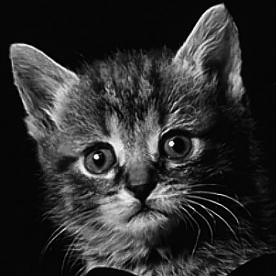
%> input picture BIP_assgn1_dek8v5/cat.bmp, 276 x 276 px
$ octave main.m   (GNU Octave 9; MATLAB toolbox functions it lacks are replaced by stand-ins)
%> lines starting %> are read from the running program, lines starting %| are printed output that depends on the picture; in (x1, y1, x2, y2) boxes, pixels count from 0 and x2, y2 are one past the last pixel; in counts of white or black regions, pixels touching at a corner belong together; the program's own positions count from 1
### BIP_assgn1_dek8v5/myimhist.m
%%%%%%%%%%%%%%%%%%%%%%%%%%%%%%%%%%%%%%%%%%%%%%%
%   Dewi Endah Kharismawati                   %
%   14231619 / dek8v5                         %
%   Biomedical Image Processing Assignment 1  %
%   Part I                                    %
%%%%%%%%%%%%%%%%%%%%%%%%%%%%%%%%%%%%%%%%%%%%%%%


function H = myimhist(I, nbins)
%I = input image
%nbins = number of bins

%define the number of element on each bin
group = ceil(256/nbins);

%initialize histo
histo = zeros(1,group*nbins);

Ivector = I(:);

for i = 1:numel(Ivector)
        histo(Ivector(i)+1) = histo(Ivector(i)+1)+1;
end

%grouping the data based on number of bins
res = sum(reshape(histo,group,nbins));

%plotting the data into bar
x_axis = ceil(group/2):group:group*nbins;
bar(x_axis, res, 'BarWidth', 1.0);
set(gca,'XLim',[0 300])
set(gca,'XTick',(0:50:300))
title('My Histogram');

%return
H = histo(:, 1:256);

end

### BIP_assgn1_dek8v5/myimhistmask.m
%%%%%%%%%%%%%%%%%%%%%%%%%%%%%%%%%%%%%%%%%%%%%%%
%   Dewi Endah Kharismawati                   %
%   14231619 / dek8v5                         %
%   Biomedical Image Processing Assignment 1  %
%   Part I                                    %
%%%%%%%%%%%%%%%%%%%%%%%%%%%%%%%%%%%%%%%%%%%%%%%


function H = myimhistmask(I, nbins, mask)
%I = input image
%nbins = number of bins

%define the number of element on each bin
group = ceil(256/nbins);

%initialize histo
histo = zeros(1,group*nbins);

%plot original image
subplot(3,2,1);
imshow(uint8(I));
title('original image');

%Img masking
Iresult = I.*mask;

subplot(3,2,5);
imshow(uint8(Iresult));
title('after masking');


Ivector = Iresult(:);

for i = 1:numel(Ivector)
        histo(Ivector(i)+1) = histo(Ivector(i)+1)+1;
end


%grouping the data based on number of bins
res = sum(reshape(histo,group,nbins));

%plotting the data into bar
x_axis = ceil(group/2):group:group*nbins;
subplot(3,2,6);
bar(x_axis, res, 'BarWidth', 1.0);
set(gca,'XLim',[0 300])
set(gca,'XTick',(0:50:300))
title('Masked Histogram');

%return
H = histo(:, 1:256);

end

### BIP_assgn1_dek8v5/LCS.m
function [ c ] = LCS( Img )
%LCS Summary of this function goes here
% Img = image imported from main

%convert the image into double
Img = double(Img);

%to get the min limit and max limit of the image
minLimit = min(Img(:));
maxLimit = max(Img(:));

a=256/(maxLimit-minLimit);
b= minLimit*a;
b = -b;

Iresult = a*Img+b;

c = uint8(Iresult);

end

### BIP_assgn1_dek8v5/AdvanceLCS.m
function [ advancelcs ] = AdvanceLCS( Img, percentage )
%AdvanceLCS Summary of this function goes here
% Img = image imported from main
% percentage = desired percentage to be discarded

%calculated the high percentage
highPercentage= 1-percentage;

%the reduction
[pixelCount, grayLevels] = imhist(Img);
%cummulative histogram distribution, to get the 1st and end percentage to
%be discarded
cumulativePC=cumsum(pixelCount);
cumDist = cumulativePC/numel(Img);

%new min limit
%find the 1st cdf which has more than percentage, and give me the first
%value
newMinIndex = find(cumDist>percentage, 1, 'first');
newMinLimit = grayLevels(newMinIndex);

%new Max Limit
newMaxIndex = find(cumDist>highPercentage, 1, 'first');
newMaxLimit = grayLevels(newMaxIndex);

%finding the gain
a=256/(newMaxLimit-newMinLimit);

%calculated the bias
b= newMinLimit*a;
b = -b;

%implement gain and bias we calculated previously on the image
Iresult = a*Img+b;

%return
advancelcs = uint8(Iresult);

end

### BIP_assgn1_dek8v5/main.m
%%%%%%%%%%%%%%%%%%%%%%%%%%%%%%%%%%%%%%%%%%%%%%%
%   Dewi Endah Kharismawati                   %
%   14231619 / dek8v5                         %
%   Biomedical Image Processing Assignment 1  %
%   Part I                                    %
%%%%%%%%%%%%%%%%%%%%%%%%%%%%%%%%%%%%%%%%%%%%%%%
close all;
clear all;
clc;

%%%%%%%%%%%%%% Part No 1A %%%%%%%%%%%%%%%%%%%%%%%%%%%%%%%%%%%%%%%%%%%%%%%%%
nbins = 10;

Img = imread('cat.bmp');
%> Img is the input picture: size 276x276 uint8; min 0, max 255, mean 46.9

subplot(2,1,1)
imshow(Img);
title('Source Image');

Img = double(Img);
%> Img: size 276x276 double

subplot(2,1,2)

disp('time for my own histogram function');
tic
myimhist(Img, nbins);
%> after the loop in myimhist, `for i = 1:numel(Ivector)`: histo = 260 values, max 15417 at index 7, min 0 at index 257, mean 293
%> in myimhist, `res = sum(reshape(histo,group,nbins));`: res = [40708 8765 7352 6713 5234 3442 2123 1179 472 188]
%> in myimhist, `H = histo(:, 1:256);`: H = 256 values, max 15417 at index 7, min 1 at index 256, mean 297.6
toc

figure,
disp('time for build in imhist');
tic
imhist(uint8(Img), nbins);
%> figure, not shown here; highest point at x = 0, y = 35357
toc
%%%%%%%%%%%%%%%% Part No 1B %%%%%%%%%%%%%%%%%%%%%%%%%%%%%%%%%%%%%%%%%%%%%%%%%

nbins = 8;

mask = imread('mask_mrc5large2.tif');
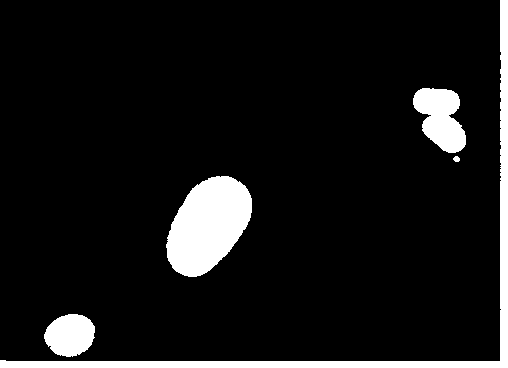
%> input picture BIP_assgn1_dek8v5/mask_mrc5large2.tif, 508 x 368 px
%> mask: size 368x508 logical; 8.8% white; 5 white regions, box (x1, y1, x2, y2) and area: (0, 0, 508, 368) 6406, (166, 176, 252, 277) 5980, (413, 88, 466, 153) 2291, (44, 314, 95, 357) 1672, (453, 156, 460, 162) 32
Img = imread('mrc5large2.jpg');
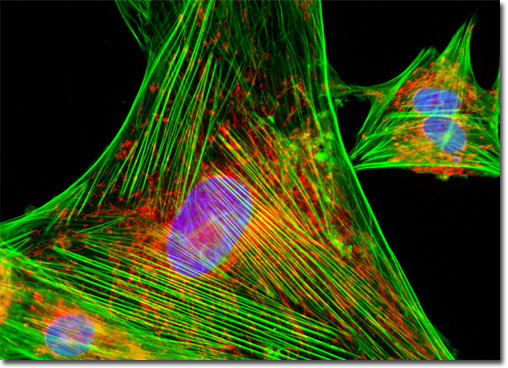
%> input picture BIP_assgn1_dek8v5/mrc5large2.jpg, 508 x 368 px
%> Img is the input picture: size 368x508x3 uint8; mean R, G, B 53, 71.7, 17.2

%get the red layer of the image
Img = double(Img(:,:,1));
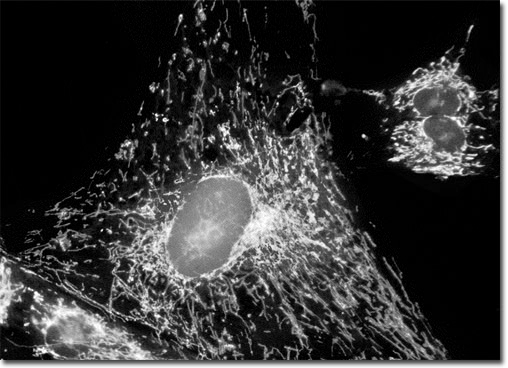
%> Img: size 368x508 double; min 0, max 255, mean 53
mask = double(mask);

figure,
subplot(3,2,2)
tic
myimhist(Img, nbins);
toc
title('Original Histogram');

subplot(3,2,3)
imshow(mask);
title('Mask Image');

subplot(3,2,4)
tic
myimhist(mask, nbins);
toc
title('Mask Histogram');

%call histogram masking
tic
myimhistmask(Img, nbins, mask);
%> after the loop in myimhistmask, `for i = 1:numel(Ivector)`: histo = 256 values, max 170563 at index 1, min 0 at index 2, mean 730.2
%> in myimhistmask, `res = sum(reshape(histo,group,nbins));`: res = [170563 308 2603 2711 4726 2462 1356 2215]
%> in myimhistmask, `H = histo(:, 1:256);`: H has the same summary as histo
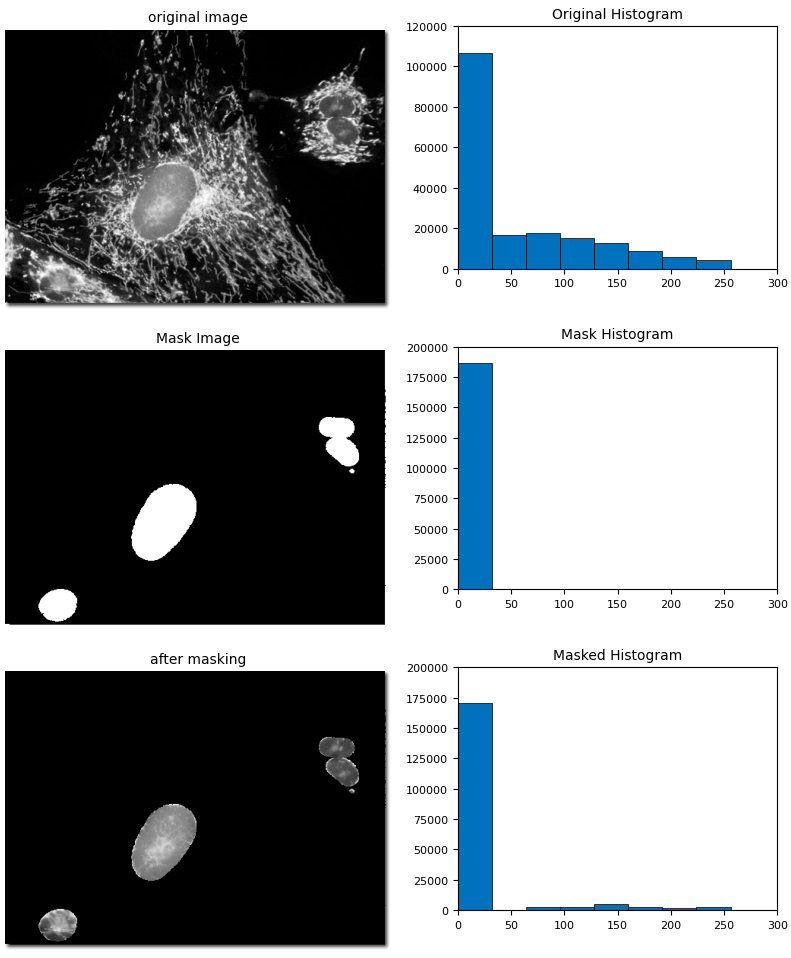
%> figure redrawn from the program's plot data, 6 panels
toc

%%%%%%%%%%%%%% Part No 2A %%%%%%%%%%%%%%%%%%%%%%%%%%%%%%%%%%%%%%%%%%%%%%%%%

Img = imread('3TS0007.tif');
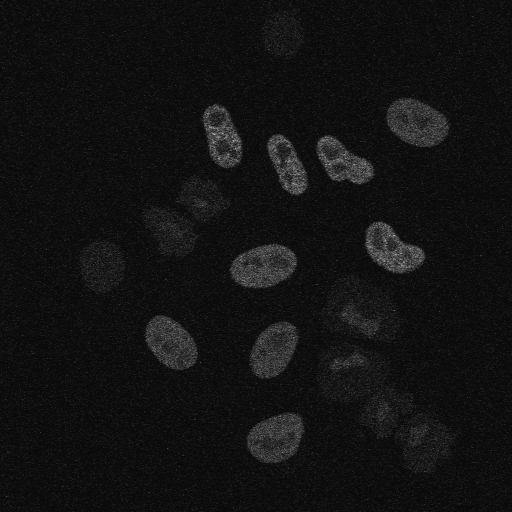
%> input picture BIP_assgn1_dek8v5/3TS0007.tif, 1024 x 1024 px (shown at 1/2 size)
%> Img is the input picture: size 1024x1024 uint8; min 5, max 251, mean 18.3
%Img = imread('cat.bmp');

figure,
subplot(2,2,1);
imshow(Img);
title('original Image');

subplot(2,2,2)
imhist(Img, 64);
title('Original Image Histogram');

% call the stretch operation
Iresult = LCS(Img);
%> in LCS, `minLimit = min(Img(:));`: minLimit = 5
%> in LCS, `maxLimit = max(Img(:));`: maxLimit = 251
%> in LCS, `a=256/(maxLimit-minLimit);`: a = 1.04
%> in LCS, `b= minLimit*a;`: b = 5.2
%> in LCS, `b = -b;`: b = -5.2

subplot(2,2,3);
imshow(Iresult);
title('Image after stretch');

subplot(2,2,4);
imhist(Iresult);
title('histogram of stretched Image');
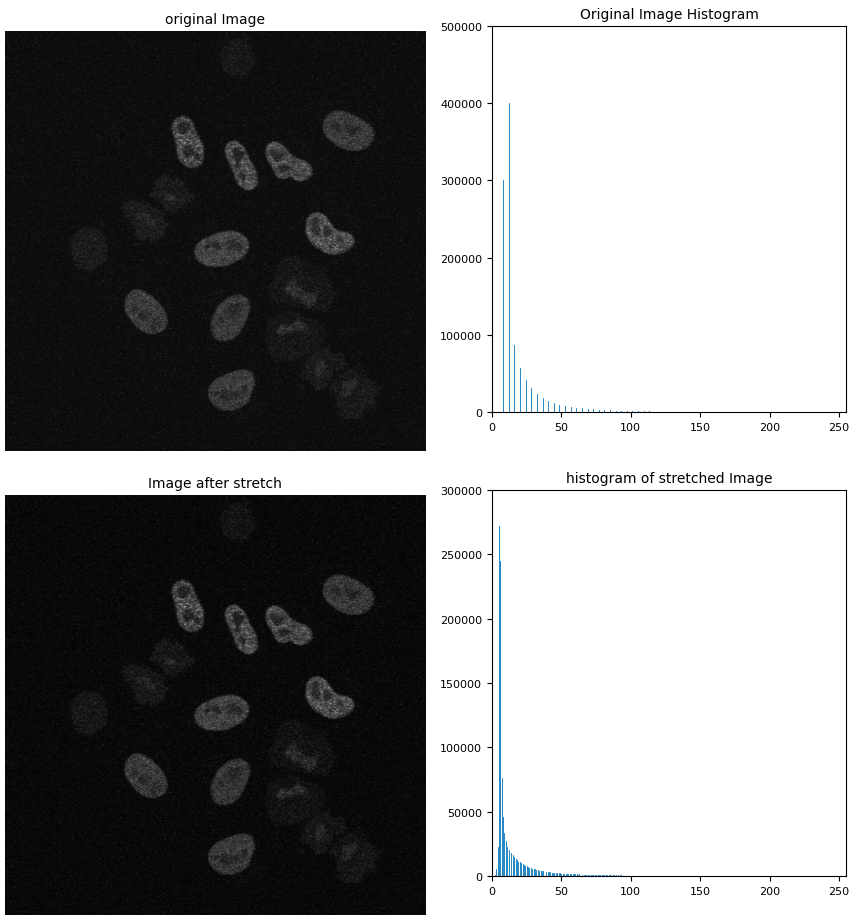
%> figure redrawn from the program's plot data, 4 panels

% %%%%%%%%%%%%%% Part No 2B  %%%%%%%%%%%%%%%%%%%%%%%%%%%%%%%%%%%%%%%%%%%%%%%%%


%put the percentage to be discarded as you want

desirePercentage = 5;
percentage = desirePercentage/100;
Img = imread('3TS0007.tif');
%Img = imread('cat.bmp');

figure
subplot(2,2,1)
imshow(Img);
title('original Image');

subplot(2,2,2)
imhist(Img);
title('Original Histogram');


Iresult = AdvanceLCS(Img, percentage);
%> in AdvanceLCS, `[pixelCount, grayLevels] = imhist(Img);`: pixelCount = 256 values, max 272198 at index 11, min 0 at index 1, mean 4096; grayLevels = 256 values from 0 to 255
%> in AdvanceLCS, `cumulativePC=cumsum(pixelCount);`: cumulativePC = 256 values from 0 to 1048576
%> in AdvanceLCS, `cumDist = cumulativePC/numel(Img);`: cumDist = 256 values from 0 to 1
%> in AdvanceLCS, `newMinIndex = find(cumDist>percentage, 1, 'first');`: newMinIndex = 11
%> in AdvanceLCS, `newMinLimit = grayLevels(newMinIndex);`: newMinLimit = 10
%> in AdvanceLCS, `newMaxIndex = find(cumDist>highPercentage, 1, 'first');`: newMaxIndex = 52
%> in AdvanceLCS, `newMaxLimit = grayLevels(newMaxIndex);`: newMaxLimit = 51
%> in AdvanceLCS, `a=256/(newMaxLimit-newMinLimit);`: a = 6.24
%> in AdvanceLCS, `b= newMinLimit*a;`: b = 62.44
%> in AdvanceLCS, `b = -b;`: b = -62.44

subplot(2,2,3)
imshow(Iresult);
title(['image result after ' num2str(desirePercentage) '% discard']);

subplot(2,2,4)
imhist(Iresult);
title(['histogram result after ' num2str(desirePercentage) '% discard']);
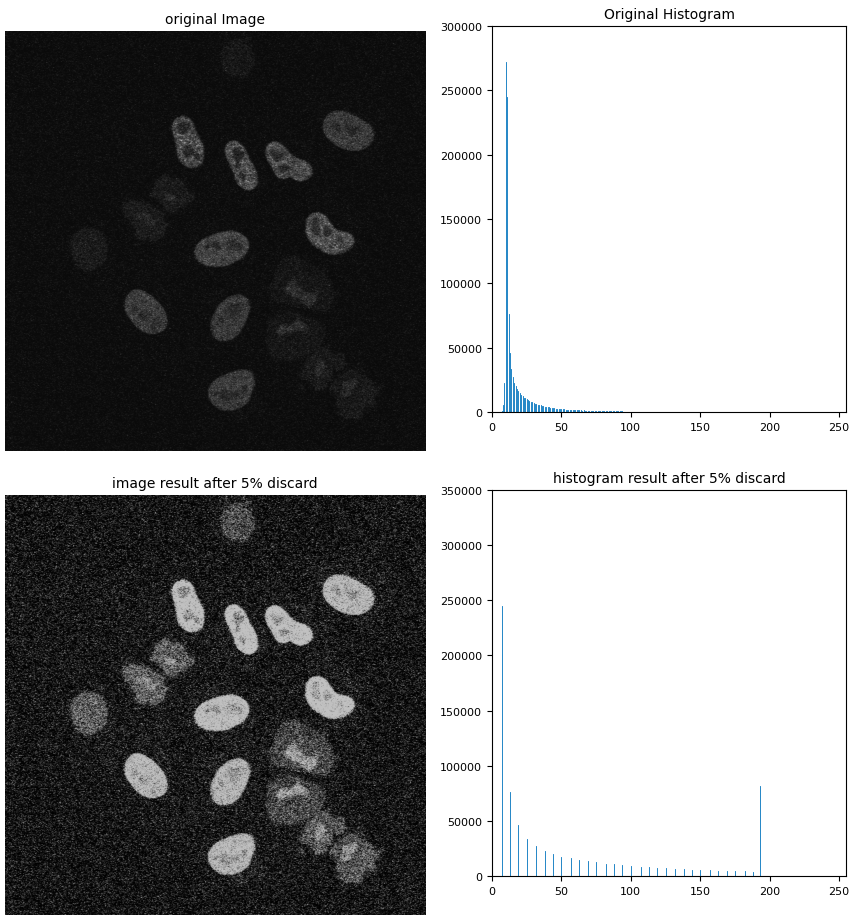
%> figure redrawn from the program's plot data, 4 panels
